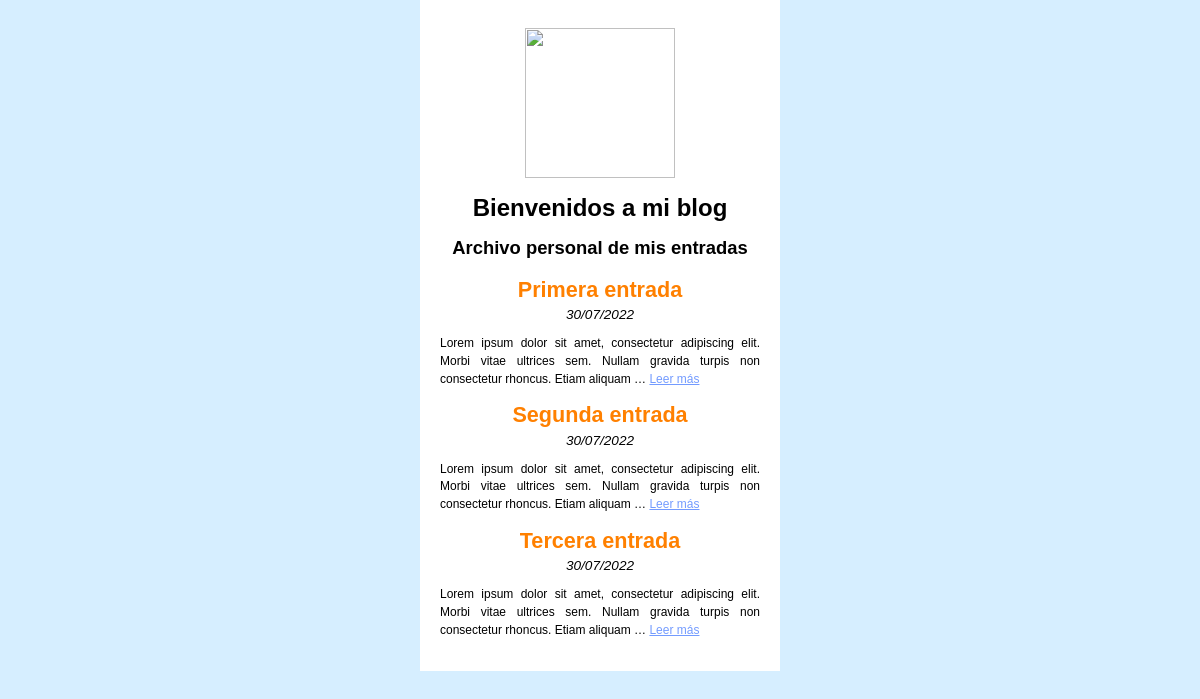
The page / on the database its author committed.
### blog/models.py (models this page shows, shortened)
class Post(models.Model):
    title = models.CharField(max_length=200, verbose_name="Título")
    content = models.TextField(verbose_name="Contenido")
    created = models.DateTimeField(auto_now_add=True, verbose_name="Creado")
    modified = models.DateTimeField(auto_now=True, verbose_name="Modificado")
    class Meta:
        verbose_name = "entrada"
        verbose_name_plural = "entradas"

### blog/views.py (the view)
# urls.py: path('', home, name="home"),
def home(request):
    posts = Post.objects.all()
    return render(request, "blog/home.html", {'posts': posts})

### blog/templates/blog/home.html (shortened to what this page needs)
{% extends 'blog/base.html' %}
{% block content %}
    {% for post in posts %}
    <div>
        <h3>{{ post.title }}</h3>
        <span class="date">{{ post.created|date:"SHORT_DATE_FORMAT" }}</span>
        <p>
            {{ post.content|truncatewords:"20" }}
            <a href="{% url 'post' id=post.id %}">Leer más</a>
        </p>
    </div>
    {% endfor %}
{% endblock %}

### blog/templates/blog/base.html (shortened to what this page needs)
{% load static %}
<!DOCTYPE html>
<html lang="es">
<head>
    <link rel="stylesheet" href="{% static 'blog/styles.css' %}">
</head>
<body>
    <main>
        <img src="{% static 'blog/hektor.png' %}" class="top"/>
        <h1>Bienvenidos a mi blog</h1>
        <h2>Archivo personal de mis entradas</h2>
        {% block content %}{% endblock %}
    </main>
</body>
</html>

### blog/static/blog/styles.css (style rules this page uses)
body { font-family: Arial, Helvetica, sans-serif; padding: 0; margin: 0; background: rgb(214, 238, 255); }
main { max-width: 320px; margin: 0 auto; padding: 1.25rem; text-align: center; background: #fff; }
h1 { font-size: 150%; margin: 0 auto; }
h2 { font-size: 115%; }
h3 { font-size: 135%; color: rgb(255, 128, 0); padding: 0.15rem 0; margin: 0; }
p { font-size: 75%; text-align: justify; line-height: 1.1rem; }
.date { font-size: 85% !important; font-style: italic; }
a { font-size: 90%; color: rgb(115, 155, 255); }
p > a { font-size: 100% !important; text-align: justify; }
img.top { height: 150px; width: 150px; padding: 0.5rem 0 1rem; }

### rows shown on the page
Post: title "Primera entrada", created "30/07/2022", content "Lorem ipsum dolor sit amet, consectetur adipiscing elit. Morbi vitae ultrices sem. Nullam gravida turpis non consectetur rhoncus. Etiam aliquam …"
Post: title "Segunda entrada", created "30/07/2022", content "Lorem ipsum dolor sit amet, consectetur adipiscing elit. Morbi vitae ultrices sem. Nullam gravida turpis non consectetur rhoncus. Etiam aliquam …"
Post: title "Tercera entrada", created "30/07/2022", content "Lorem ipsum dolor sit amet, consectetur adipiscing elit. Morbi vitae ultrices sem. Nullam gravida turpis non consectetur rhoncus. Etiam aliquam …"
